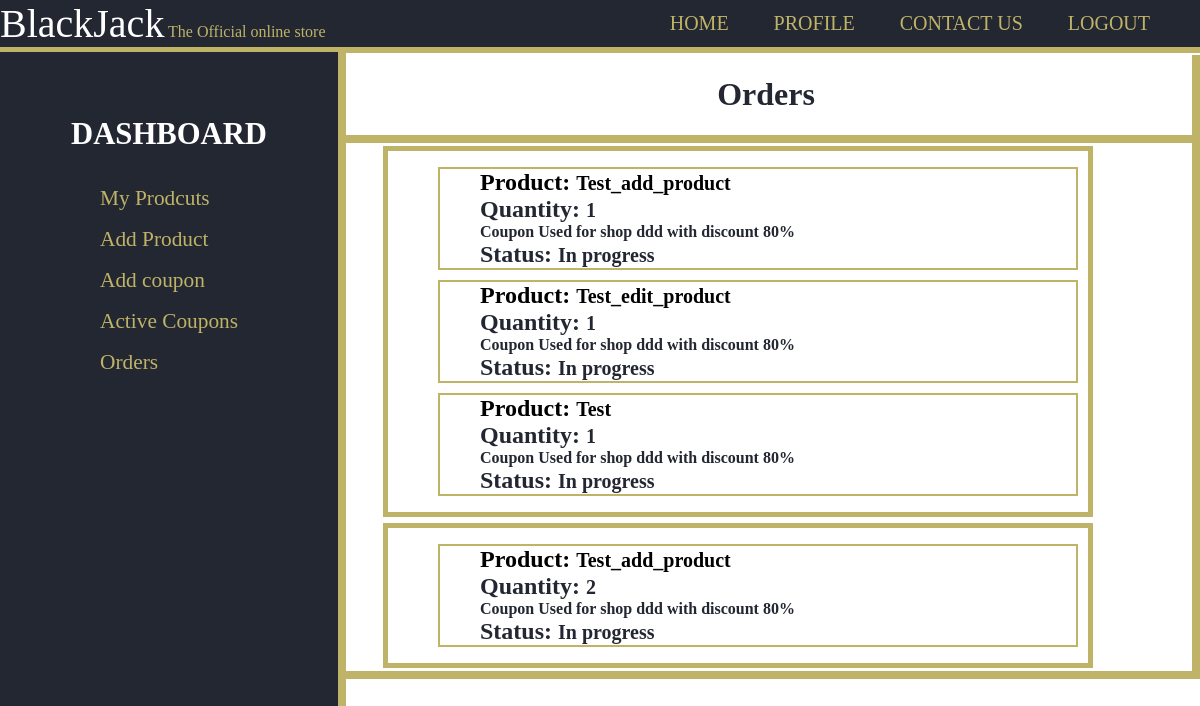
Page /shop/orders/ (signed in) on the earlier database version.
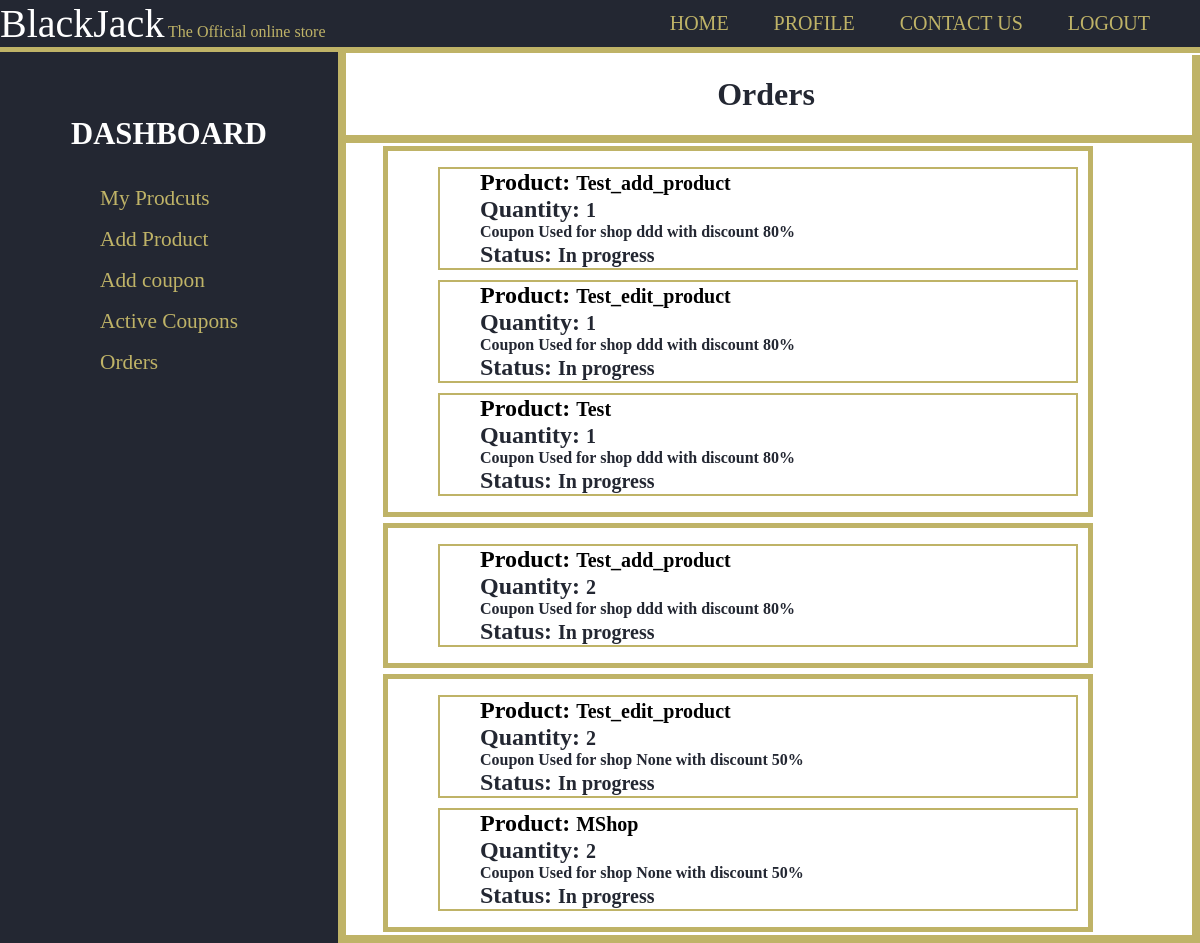
Same page on the later database version.
### users/models.py (models this page shows, shortened)
class InCart(models.Model):
    product = models.ForeignKey('products.Product',on_delete=models.CASCADE,null=True,default=None)
    quantity = models.PositiveSmallIntegerField(default=1)

class Order(models.Model):
    id = models.UUIDField(primary_key=True, default=uuid.uuid4, editable=False)
    products = models.ManyToManyField('users.InCart', related_name="ordered_products")
    is_delivered = models.BooleanField(default=False)
    is_ordered = models.BooleanField(default=False)
    bill = models.FloatField(default=0.0)
    coupon = models.ForeignKey('shop.Coupon',on_delete=models.SET_NULL,null=True,blank=True)
    created = models.DateTimeField(auto_now=True)
    class Meta:
        ordering = ['created']

### products/models.py (models this page shows, shortened)
class Product(models.Model):
    id = models.UUIDField(primary_key=True, default=uuid.uuid4, editable=False)
    name = models.CharField(max_length=100)
    price = models.DecimalField(max_digits=7,decimal_places=2)
    description = models.TextField(blank=True)
    remaininginstock = models.PositiveSmallIntegerField(default=1)
    featured = models.BooleanField(default=False)
    image = models.ImageField(null=True,blank=True,upload_to='product_images/')
    shop = models.ForeignKey('shop.Shop',on_delete=models.CASCADE)
    reviews = models.ManyToManyField(Review, blank=True, related_name="reviews")

### shop/models.py (models this page shows, shortened)
class Coupon(models.Model):
    name = models.CharField(max_length=30)
    code = models.CharField(max_length=25)
    activated = models.BooleanField()
    discount = models.PositiveSmallIntegerField()
    shop = models.ForeignKey('shop.Shop',on_delete=models.CASCADE,null=True,blank=True)
    created = models.DateTimeField(auto_now=True)
    coupon_types = [('shop','shop'),('event','event'),('user','user')]
    coupon_type = models.CharField(max_length=5,choices=coupon_types,default='shop')

class Shop(models.Model):
    name = models.CharField(max_length=30)
    description = models.TextField(max_length=100)
    address = models.TextField(max_length=100,)
    products = models.ManyToManyField(Product, blank=True, related_name="products")
    coupons = models.ManyToManyField('shop.Coupon',blank=True,default=None,related_name='shop_coupons')
    orders = models.ManyToManyField('users.Order',blank=True,default=None,related_name='shop_orders')
    featured = models.BooleanField(default=False)
    def __str__(self):
        return f"{self.name}"

### shop/views.py (the view, shortened to what this page needs)
# urls.py: path('', views.index, name='index'),
def index(request, shopname):
    try:
        if shopname=='addproduct':
            return addproduct(request)
        elif shopname=='activecoupons':
            return activecoupons(request)
        elif shopname=='orders':
            return orders(request)
    except Shop.DoesNotExist:
        return render(request,'shop/404.html')

### shop/views.py (called while the page is built)
@login_required
def orders(request):
    if not request.user.shop:
        return render(request,'shop/not_a_seller.html')
    return render(request,'shop/orders.html',{'orders':request.user.shop.orders.all(),'shop':request.user.shop})

### shop/templates/shop/orders.html (shortened to what this page needs)
{% extends 'shop/layout.html' %}
{% block name %}Orders{% endblock %}
{% block body %}
{% if orders %}
<div id="items">
  <div class="itemscontainer">
    {% for order in orders %}
      <div class="item">
          <ol>
            {% for product in order.products.all %}
            {% if product.product.shop.name == shop.name %}
              <ul style="border:2px solid #BFB367; margin:10px; list-style-type:none;">
                <li><a href="{% url 'productpage' product.product.id %}"><h2 style="display:inline;">Product: </h2><span style="font-size:20px;">{{product.product.name}}</span></a></li>
                <li><h2 style="display:inline;">Quantity: </h2> <span style="font-size: 20px;">{{product.quantity}}</span></li>
              {% if order.coupon %}
                <li> Coupon Used for shop {{order.coupon.shop}} with discount {{order.coupon.discount}}%</li>
              {% endif %}
                <li><h2 style="display:inline;">Status: </h2><span style="font-size: 20px;">{% if order.is_delivered %}Delivered{% else %}In progress{% endif %}</span></li>
              </ul>
              {% endif %}
            {% endfor %}
          </ol>
      </div>
    {% endfor %}
  </div>
</div>
{% else %}
<div>
  <p style="font-size:36px; text-align:center">You don't have any orders</p>
</div>
{% endif %}
{% endblock %}

### shop/templates/shop/layout.html (shortened to what this page needs)
{% load static %}
<!DOCTYPE html>
<html lang="en">
    <head>
    </head>
    <body>
        <header>
            <div class="Container">
                <div id="header">
                <span id="BlackJack">BlackJack</span>
                <span id="official">The Official online store </span>
            </div>
        <nav> <ul style="margin-top:12px;">
            <li> <a href="{% url 'home' %}"> Home </a> </li>
            <li> <a href="{% url 'userdashboard'%}"> Profile </a></li>
            <li> <a href="{% url 'contactus' %}"> Contact Us </a></li>
            {% if user.is_authenticated %}
            <li> <a href="{% url 'logout' %}">  Logout  </a> </li>
            {% else %}
            <li> <a href="{% url 'login' %}">  Login  </a> </li>
            {% endif %}
        </ul> </nav>
            </div>
        </header>
        <section id="sidemenu">
            <h1 style="color:white; padding-left:40px; font-size:23pt;">   DASHBOARD  </h1>
            <nav> <ul>
            <li> <a href="{% url 'shopdashboard' %}"> My Prodcuts </a>
            <li> <a href="{% url 'addproduct' %}"> Add Product </a> </li>
            <li> <a href="{% url 'addcoupon' %}"> Add coupon </a>
            <li> <a href="{% url 'activecoupons' %}"> Active Coupons</a></li>
            <li> <a href="{% url 'shop_orders'%}"> Orders </a>
        </ul> </nav>
        </section>
        <div class="container-1">
            <div class="box" id="upperinfo">
              <h1>{% block name %} {% endblock %}</h1>
            </div>
            <div class="box" id="info">
                {% block body %}
                {% endblock %}
            </div>
        </div>
    </body>
</html>

### shop/templates/shop/orders.html (style rules this page uses)
#items { margin-left: 40px; overflow: hidden; }
.item { float:left; width:700px; background-color:white; border:5px solid #BFB367; margin:3px; }
.item a { color:black; text-decoration: none; }

### shop/templates/shop/layout.html (style rules this page uses)
body { margin:0px; }
.Container { overflow: hidden; }
header { background-color: #232732; color: #ffffff; border-bottom: #BFB367 6px solid; position: fixed; top: 0px; left: 0px; right: 0px; z-index: 1; }
header ul { margin:0; padding: 0; }
header li { display: inline; padding: 0 20px 0 20px; }
header a { text-decoration: none; color: #BFB367; text-transform: uppercase; font-size:15pt; }
header nav { float:right; padding-right:30px; }
#sidemenu { float:left; padding: 40px 70px 50px 30px; background-color:#232732; border-right: 8px #BFB367 solid; text-align:center; text-decoration:none; position: fixed; z-index: 1; bottom: 0px; top: 52px; }
#sidemenu nav { text-align:left; }
#sidemenu nav ul li { list-style: none; }
#sidemenu a { text-decoration: none; color: #BFB367; padding:8px 30px; display:block; font-size:16pt; }
.container-1 { color:#232732; display:flex; flex-direction:column; margin-top: 55px; margin-left: 340px; }
#upperinfo { text-align:center; border-bottom: solid 8px #BFB367 ; border-right: solid 8px #BFB367 ; }
#info { border-right: solid 8px #BFB367 ; border-bottom: solid 8px #BFB367 ; font-weight:bold; }
#official { color: #BFB367; margin-top: 10%; margin-bottom: 5%; display:inline; }
#BlackJack { font-size: 40px; color: white; display:inline; }
#header { display:inline-block; }

Differences in the rows shown:
added Order: coupon.shop "None", coupon.discount "50"
added InCart: product.name "Test_edit_product", quantity "2"
added InCart: product.name "MShop", quantity "2"
